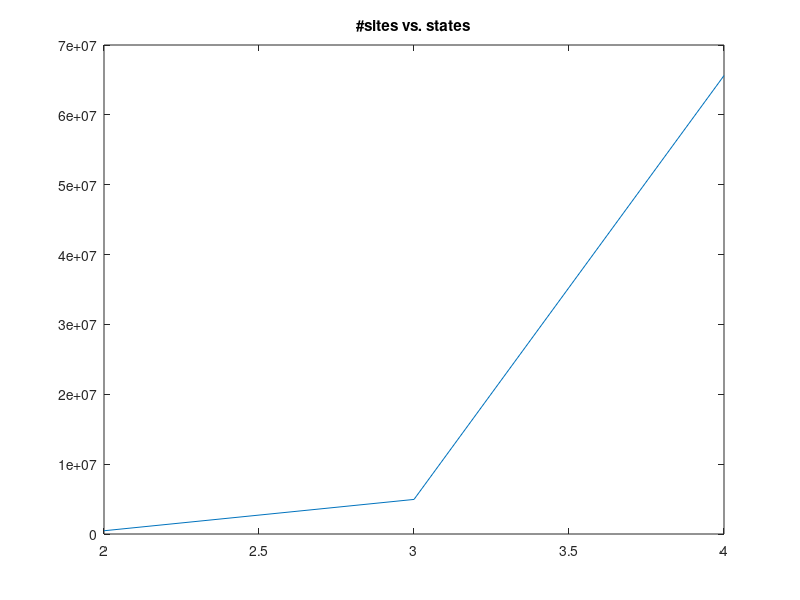
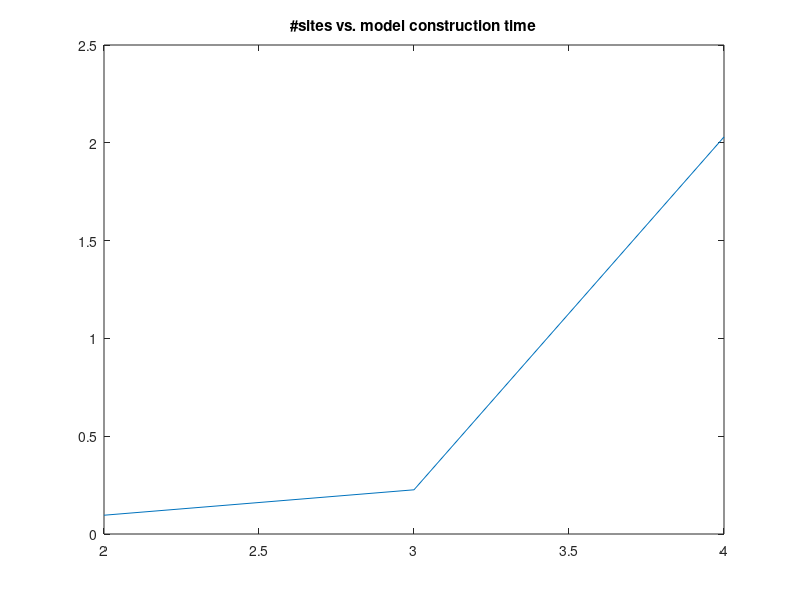
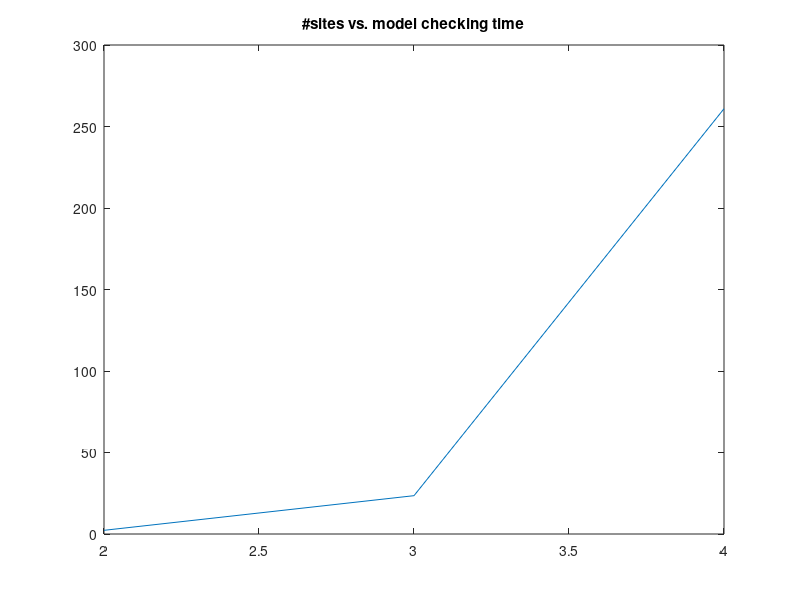

The MATLAB script that drew these images, in order:

load data.mat;
figure(1);
plot(VA(:,1), VA(:,2));
title('#sites vs. states');

figure(2);
plot(VA(:,1), VA(:,3))
title('#sites vs. model construction time')

figure(3);
plot(VA(:,1), VA(:,4))
title('#sites vs. model checking time')